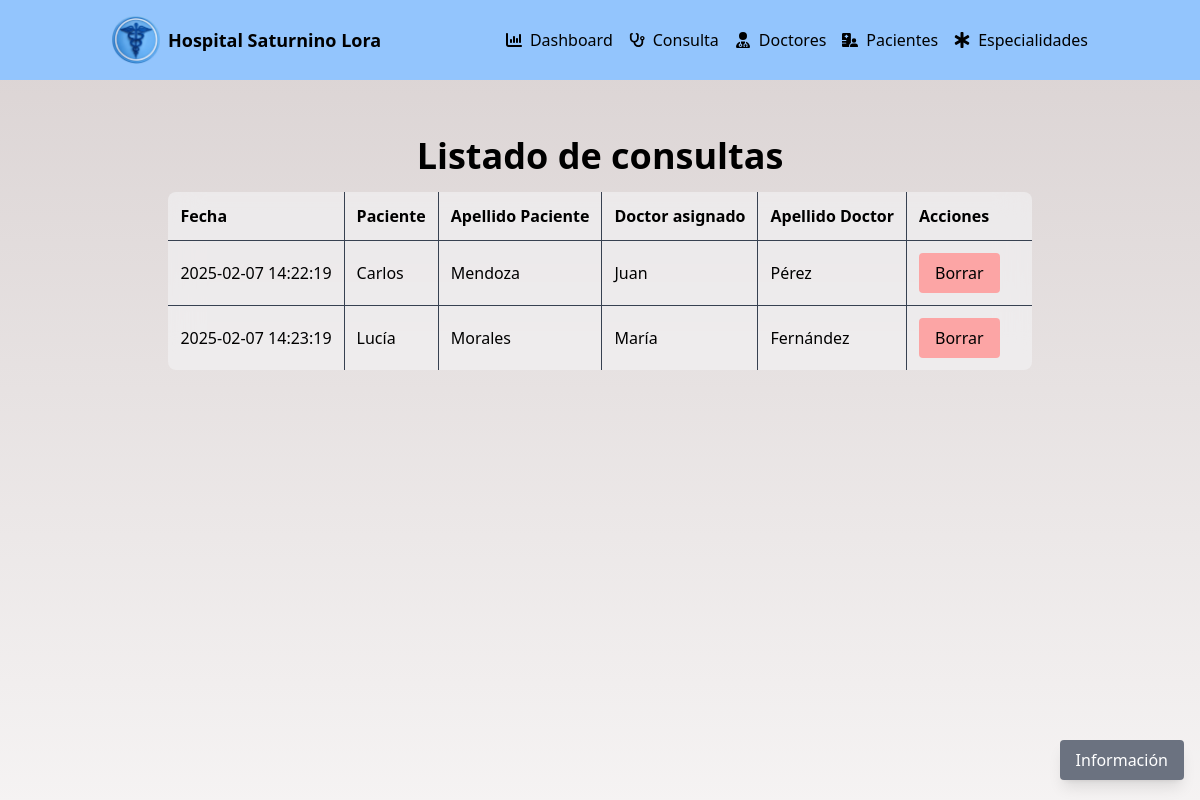
/?controller=Consulta&&action=principal (signed in), run on the app's committed database.
### tables this page shows
CREATE TABLE `consulta` (
  `id_doctor` int(11) NOT NULL,
  `id_paciente` int(11) NOT NULL,
  `id_consulta` int(11) NOT NULL,
  `fecha_consulta` timestamp NOT NULL DEFAULT current_timestamp()
);

CREATE TABLE `paciente` (
  `id_paciente` int(11) NOT NULL,
  `id_diagnostico` int(11) NOT NULL,
  `nombre_paciente` varchar(50) NOT NULL,
  `primer_apellido_paciente` varchar(50) NOT NULL,
  `segundo_apellido_paciente` varchar(50) NOT NULL,
  `numero_seguro` varchar(8) NOT NULL
);

CREATE TABLE `doctor` (
  `id_doctor` int(11) NOT NULL,
  `nombre_doctor` varchar(50) NOT NULL,
  `primer_apellido_doctor` varchar(50) NOT NULL,
  `segundo_apellido_doctor` varchar(50) NOT NULL,
  `id_especialidad` int(11) NOT NULL
);

### app/controllers/ConsultaController.php (called while the page is built, shortened)
<?php
require_once "app/models/Consulta.php";
class ConsultaController{
    public function __construct(){
        $this->consulta = new Consulta();
    }
    public function principal(){
        include "app/views/src/pages/listadoConsult.php";
    }
}

### app/models/DataBase.php (called while the page is built, shortened)
<?php
class DataBase{
    public static function connect(){
        try{
            $connexion = new PDO("mysql:host=".self::server.";dbname=".self::dbname.";charset=utf8",self::user,self::password);
            $connexion -> setAttribute(PDO::ATTR_ERRMODE,PDO::ERRMODE_EXCEPTION);
            return $connexion;
        }catch(PDOException $e){
            return "Fallo ".$e->getMessage();
        }
    }
}

### app/models/Consulta.php (called while the page is built, shortened)
<?php
class Consulta{
    private $pdo;
    public function __CONSTRUCT(){
        $this->pdo = DataBase::connect();
    }
    public function listar(){
        try{
            $consulta = $this->pdo->prepare("SELECT c.fecha_consulta,
                                                           c.id_consulta,
                                                           c.id_doctor,
                                                           c.id_paciente,
                                                           nombre_doctor,
                                                           primer_apellido_doctor,
                                                           nombre_paciente,
                                                           primer_apellido_paciente
                                                    FROM DOCTOR d INNER JOIN CONSULTA c ON d.id_doctor = c.id_doctor
                                                    INNER JOIN PACIENTE p ON c.id_paciente = p.id_paciente;");
            $consulta->execute();
            return $consulta->fetchAll(PDO::FETCH_OBJ);
        }catch(Exception $e){
            die($e->getMessage());
        }
    }
}

### app/views/src/pages/listadoConsult.php (the view, shortened to what this page needs)
<!DOCTYPE html>
<html lang="es">
    <head>
        <link rel="stylesheet" href="app/views/src/styles/estilos.css">
    </head>
<body class="bg-cover bg-center bg-fixed"
    style="background-image: linear-gradient(rgba(186, 172, 172, 0.542), rgba(205, 194, 194, 0.2)), url('app/views/src/icons/dash.jpg');background-position: center 20%;">
    <header class="bg-blue-300">
        <div class="container mx-auto flex items-center justify-between py-4 px-6 flex-wrap">
            <div class="flex items-center space-x-2 mr-2">
                <img src="app/views/src/icons/logoH.png" alt="Ícono del hospital" class="w-12 h-12">
                <h1 class="text-black font-bold text-lg whitespace-nowrap">
                    Hospital Saturnino Lora
                </h1>
            </div>
            <nav class="flex-grow">
                <ul class="flex flex-col sm:flex-row justify-end items-center space-y-2 sm:space-y-0 sm:space-x-4">
                    <li class="flex items-center space-x-2">
                        <a href="?controller=Dashboard"
                            class="text-dark-gray hover:text-blue-logo hover:text-blue-700 ml-2 hover:underline">Dashboard</a>
                    </li>
                    <div class="flex items-center space-x-2">
                      <li class="relative flex items-center">
                        <button id="inicio-btn-consulta"
                          class="text-dark-gray hover:text-blue-logo hover:text-blue-700  hover:underline ml-2">
                          Consulta
                        </button>
                      </li>
                    </div>
                    <div class="flex items-center space-x-2">
                        <li class="relative flex items-center">
                            <button id="inicio-btn-doctores"
                                class="text-dark-gray hover:text-blue-logo hover:text-blue-700 ml-2 hover:underline">
                                Doctores
                            </button>
                        </li>
                    </div>
                    <div class="flex items-center space-x-2">
                        <li class="relative flex items-center">
                            <button id="inicio-btn-pacientes"
                                class="text-dark-gray hover:text-blue-logo hover:text-blue-700 hover:underline ml-2 ">
                                Pacientes
                            </button>
                        </li>
                    </div>
                    <div class="flex items-center space-x-2">
                        <li class="relative flex items-center">
                            <button id="inicio-btn-especialidad"
                                class="text-dark-gray hover:text-blue-logo hover:text-blue-700 hover:underline ml-2">
                                Especialidades
                            </button>
                        </li>
                    </div>
                </ul>
            </nav>
        </div>
    </header>
    <main class="container mx-auto py-4 px-6 sm:px-6 max-w-full overflow-x-auto">
        <section class="mb-8">
            <div class="flex flex-col items-center mt-10">
                <h2 class="text-2xl sm:text-4xl font-bold mb-4 ">Listado de consultas</h2>
                <div class="w-full max-w-full overflow-x-auto mx-auto">
                    <table id="tablaPacientes"
                        class="p-6 w-auto backdrop-blur-lg bg-gray-100/60 border-collapse overflow-hidden rounded-lg table-auto mx-auto">
                        <thead>
                            <tr>
                                <th class="p-2 sm:p-3 border-r border-b border-gray-700 text-left">Fecha</th>
                                <th class="p-2 sm:p-3 border-r border-b border-gray-700 text-left">Paciente</th>
                                <th class="p-2 sm:p-3 border-r border-b border-gray-700 text-left">Apellido Paciente</th>
                                <th class="p-2 sm:p-3 border-r border-b border-gray-700 text-left">Doctor asignado</th>
                                <th class="p-2 sm:p-3 border-r border-b border-gray-700 text-left">Apellido Doctor</th>
                                <?php if($_SESSION['rol'] === 'admin'): ?>
                                <th class="p-2 sm:p-3 border-b border-gray-700 text-left">Acciones</th>
                                <?php endif ?>
                            </tr>
                        </thead>
                        <tbody>
                            <?php
                            $consultas = $this->consulta->listar();
                            for ($i = 0; $i < count($consultas); $i++): ?>
                                <tr>
                                    <?php if ($i + 1 == count($consultas)): ?>
                                        <td class="p-2 sm:p-3 border-r border-gray-700 text-left">
                                            <?php echo $consultas[$i]->fecha_consulta; ?></td>
                                        <td class="p-2 sm:p-3 border-r border-gray-700 text-left">
                                            <?php echo $consultas[$i]->nombre_paciente; ?></td>
                                        <td class="p-2 sm:p-3 border-r border-gray-700 text-left">
                                            <?php echo $consultas[$i]->primer_apellido_paciente; ?></td>
                                        <td class="p-2 sm:p-3 border-r border-gray-700 text-left">
                                            <?php echo $consultas[$i]->nombre_doctor; ?></td>
                                        <td class="p-2 sm:p-3 border-r border-gray-700 text-left">
                                            <?php echo $consultas[$i]->primer_apellido_doctor; ?></td>
                                        <?php if($_SESSION['rol'] === 'admin'): ?>
                                        <td class="p-2 sm:p-3 border-gray-700 text-left">
                                            <div
                                                class="flex flex-col sm:flex-row justify-end items-center space-y-2 sm:space-y-0 sm:space-x-4">
                                                <a href="?controller=Consulta&&action=eliminar&&id_consulta=<?php echo $consultas[$i]->id_consulta ?>"
                                                    class="px-4 py-2 bg-red-300 text-black rounded hover:bg-red-500 mr-5 borrar-fila">
                                                    Borrar </a>
                                            </div>
                                        </td>
                                        <?php endif ?>
                                    <?php else: ?>
                                        <td class="p-2 sm:p-3 border-r border-b border-gray-700 text-left">
                                            <?php echo $consultas[$i]->fecha_consulta; ?></td>
                                        <td class="p-2 sm:p-3 border-r border-b border-gray-700 text-left">
                                            <?php echo $consultas[$i]->nombre_paciente; ?></td>
                                        <td class="p-2 sm:p-3 border-r border-b border-gray-700 text-left">
                                            <?php echo $consultas[$i]->primer_apellido_paciente; ?></td>
                                        <td class="p-2 sm:p-3 border-r border-b border-gray-700 text-left">
                                            <?php echo $consultas[$i]->nombre_doctor; ?></td>
                                        <td class="p-2 sm:p-3 border-r border-b border-gray-700 text-left">
                                            <?php echo $consultas[$i]->primer_apellido_doctor; ?></td>
                                        <?php if($_SESSION['rol'] === 'admin'): ?>
                                        <td class="p-2 sm:p-3 border-b border-gray-700 text-left">
                                            <div
                                                class="flex flex-col sm:flex-row justify-end items-center space-y-2 sm:space-y-0 sm:space-x-4">
                                                <a href="?controller=Consulta&&action=eliminar&&id_consulta=<?php echo $consultas[$i]->id_consulta ?>"
                                                    class="px-4 py-2 bg-red-300 text-black rounded hover:bg-red-500 mr-5 borrar-fila">
                                                    Borrar </a>
                                            </div>
                                        </td>
                                        <?php endif ?>
                                    <?php endif ?>
                                </tr>
                            <?php endfor
                            ?>
                        </tbody>
                    </table>
                </div>
        </section>
    </main>
        <a href="#footer"
            class="btn-flotante fixed bottom-5 right-4 bg-gray-500 text-white px-4 py-2 rounded shadow-lg text-sm sm:text-base">Información</a>
    </body>
</html>

### data on the page
consulta: fecha_consulta "2025-02-07 14:22:19", id_paciente.nombre_paciente "Carlos", id_paciente.primer_apellido_paciente "Mendoza", id_doctor.nombre_doctor "Juan", id_doctor.primer_apellido_doctor "Pérez"
consulta: fecha_consulta "2025-02-07 14:23:19", id_paciente.nombre_paciente "Lucía", id_paciente.primer_apellido_paciente "Morales", id_doctor.nombre_doctor "María", id_doctor.primer_apellido_doctor "Fernández"
